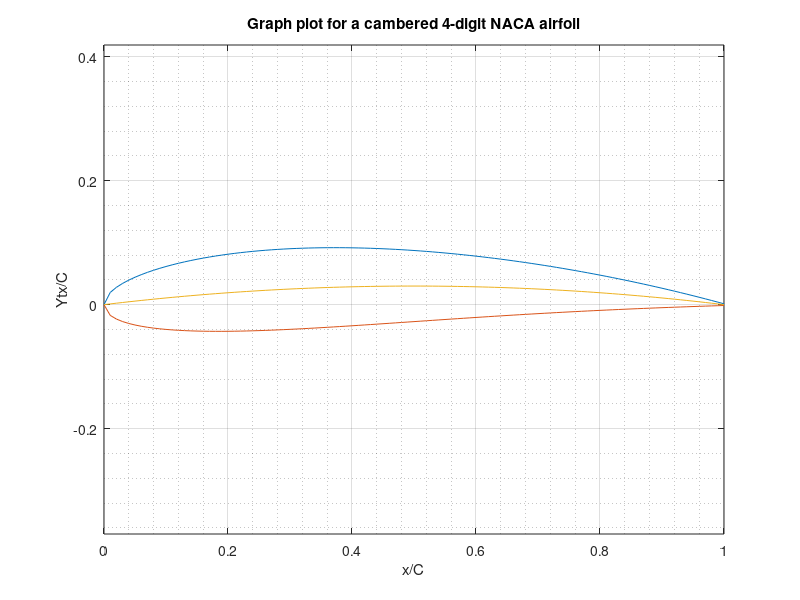

The MATLAB script that drew this image:
%% NACA 4 digit airfoil plot function %%

t = (randi([5 18]))/100; % generates a random max thickness between 5 and 18 as a percentage
x = 0 : 0.01 : 1; % generates x as a series of values between 0 and 1 with a step of 0.01
Ytx = 5*t*(0.2969*(x.^0.5)-0.1260*(x.^1)-0.3516*(x.^2)+0.2843*(x.^3)-0.1015*(x.^4));

Cmax = (randi([1 10]))/100; % random max Camber between 1 and 10 as a percentage
A = Cmax/0.25; % function A dependant on Cmax
C = -A*((x.^2)-(x.^1)); % Camber dependant on A and x
Yu = C+(Ytx); % upperside of airfoil
Yl = C-(Ytx); % underside of airfoil
plot (x,Yu,x,Yl,x,C)
grid on
grid minor
axis equal
xlabel('x/C')
ylabel('Ytx/C')
title('Graph plot for a cambered 4-digit NACA airfoil')
